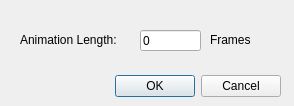
<?xml version="1.0" encoding="UTF-8"?>
<ui version="4.0">
 <class>ResizeAnimation</class>
 <widget class="QDialog" name="ResizeAnimation">
  <property name="geometry">
   <rect>
    <x>0</x>
    <y>0</y>
    <width>294</width>
    <height>106</height>
   </rect>
  </property>
  <property name="windowTitle">
   <string>Resize Animation</string>
  </property>
  <widget class="QDialogButtonBox" name="buttonBox">
   <property name="geometry">
    <rect>
     <x>20</x>
     <y>70</y>
     <width>261</width>
     <height>32</height>
    </rect>
   </property>
   <property name="orientation">
    <enum>Qt::Horizontal</enum>
   </property>
   <property name="standardButtons">
    <set>QDialogButtonBox::Cancel|QDialogButtonBox::Ok</set>
   </property>
  </widget>
  <widget class="QLabel" name="label">
   <property name="geometry">
    <rect>
     <x>20</x>
     <y>30</y>
     <width>121</width>
     <height>19</height>
    </rect>
   </property>
   <property name="text">
    <string>Animation Length:</string>
   </property>
  </widget>
  <widget class="QLineEdit" name="animationLength">
   <property name="geometry">
    <rect>
     <x>140</x>
     <y>30</y>
     <width>61</width>
     <height>21</height>
    </rect>
   </property>
   <property name="text">
    <string>0</string>
   </property>
   <property name="maxLength">
    <number>10</number>
   </property>
  </widget>
  <widget class="QLabel" name="label_2">
   <property name="geometry">
    <rect>
     <x>210</x>
     <y>30</y>
     <width>51</width>
     <height>19</height>
    </rect>
   </property>
   <property name="text">
    <string>Frames</string>
   </property>
  </widget>
 </widget>
 <resources/>
 <connections>
  <connection>
   <sender>buttonBox</sender>
   <signal>accepted()</signal>
   <receiver>ResizeAnimation</receiver>
   <slot>accept()</slot>
   <hints>
    <hint type="sourcelabel">
     <x>248</x>
     <y>254</y>
    </hint>
    <hint type="destinationlabel">
     <x>157</x>
     <y>274</y>
    </hint>
   </hints>
  </connection>
  <connection>
   <sender>buttonBox</sender>
   <signal>rejected()</signal>
   <receiver>ResizeAnimation</receiver>
   <slot>reject()</slot>
   <hints>
    <hint type="sourcelabel">
     <x>316</x>
     <y>260</y>
    </hint>
    <hint type="destinationlabel">
     <x>286</x>
     <y>274</y>
    </hint>
   </hints>
  </connection>
 </connections>
</ui>
